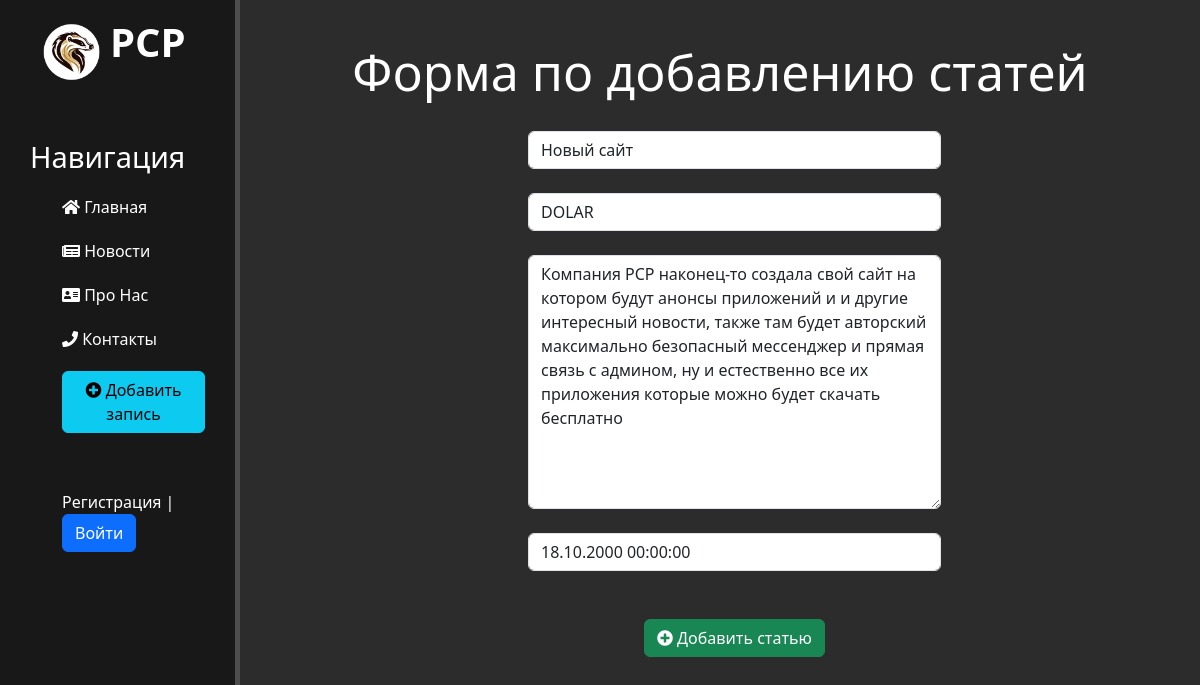
The page /news/5/ubate on the database its author committed.
### news/models.py (models this page shows, shortened)
class Aweitr(models.Model):
    title = models.CharField(
        "Название",
        max_length=50,
    )
    anons = models.CharField(
        "Анонс",
        max_length=250,
    )
    text = models.TextField("Текст")
    data = models.DateTimeField("Дата")
    class Meta:
        verbose_name = "Новость"
        verbose_name_plural = "Новости"

### news/views.py (the view)
# urls.py: path("<int:pk>/ubate", views.ubate.as_view(), name="ubate"),
class ubate(UpdateView):
    model = Aweitr
    template_name = "news/create.html"
    form_class = Ahop

### news/forms.py
class Ahop(ModelForm):
    class Meta:
        model = Aweitr
        fields = ["title", "anons", "text", "data"]
        widgets = {
            "title": TextInput(
                attrs={"class": "form-control", "placeholder": "Название статьй"},
            ),
            "anons": TextInput(
                attrs={"class": "form-control", "placeholder": "Анонс статьй"},
            ),
            "text": Textarea(
                attrs={"class": "form-control", "placeholder": "Текст статьй"},
            ),
            "data": DateTimeInput(
                attrs={
                    "class": "form-control",
                    "placeholder": "Дата публикацый",
                },
            ),
        }

### news/templates/news/create.html (shortened to what this page needs)
{% extends 'main/lod.html'%}
{% block body %}
<div class="fithers">
    <h1 class="fora">Форма по добавлению статей</h1>
    <form method="post">
        {{ form.title }}<br>
        {{ form.anons }}<br>
        {{ form.text }}<br>
        {{ form.data }}<br>
        <br>
        <button class="btn btn-success" type="submit"><i class="fas fa-plus-circle"></i> Добавить статью</button><br>
    </form>
{%endblock%}

### main/static/main/css/main.css (style rules this page uses)
body { background-color: #2c2c2c; }
form { margin-left: 34%; width: 500px; margin-top: 50px; }

### main/templates/main/lod.html (style rules this page uses)
.fithers { float: left; color: #fff; margin-top: 100px; text-align: center; width: 75%; }
.fithers h1 { font-size: 50px; }
@media (min-width: 768px) { .fithers { width: 100%; } }

### news/templates/news/create.html (style rules this page uses)
form { margin-left: 30%; width: 43%; margin-top: 3%; }
.fora { margin-top: -6%; }

### rows shown on the page
Aweitr: title "Новый сайт", anons "DOLAR", text "Компания PCP наконец-то создала свой сайт на котором будут анонсы приложений и и другие интересный новости, также там будет авторский максимально безопасный мессенджер и прямая связь с админом, ну и естественно все их приложения которые можно будет скачать бесплатно", data "18.10.2000 00:00:00"
